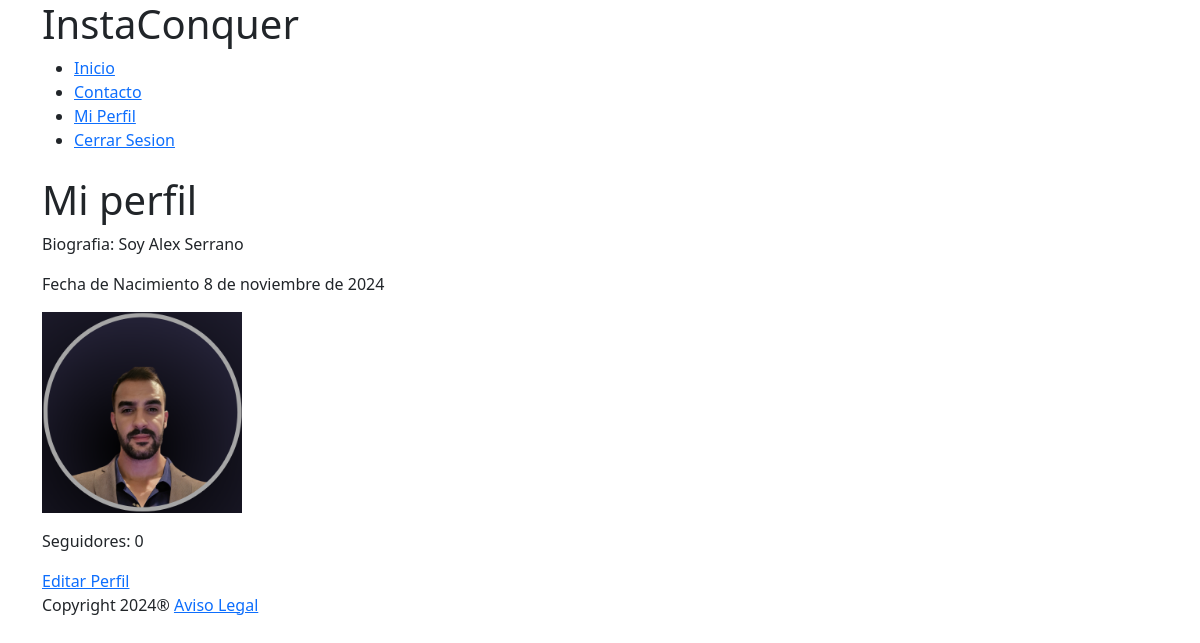
/profile/2/ (signed in), run on the app's committed database.
### profiles/models.py (models this page shows, shortened)
class UserProfile(models.Model):
    user = models.OneToOneField(User, on_delete=models.CASCADE, related_name='profile')
    profile_picture = models.ImageField('Imagen de Perfil', upload_to='profile_pictures/', blank=True, null=True)
    bio = models.TextField('Biografia', max_length=500, blank=True)
    birth_date = models.DateField('Fecha de nacimiento', null = True, blank = True)
    followers = models.ManyToManyField("self", symmetrical=False, related_name = 'following', through='Follow')
    class Meta:
        verbose_name = 'Perfil'
        verbose_name_plural = 'Perfiles'

### instagram/views.py (the view)
# urls.py: path('profile/<pk>/', ProfileDetailView.as_view(), name = 'profile_detail'),
class ProfileDetailView(DetailView):
    model = UserProfile
    template_name = "general/profile_detail.html"
    context_object_name = 'profile'

### instagram/templates/general/profile_detail.html (shortened to what this page needs)
{% extends "general/layout.html" %}
{% block page_content %}
    <div class="container">
        <h1>Mi perfil</h1>
        <p>Biografia: {{ profile.bio|default_if_none:"Sin Rellenar" }}</p>
        <p>Fecha de Nacimiento {{ profile.birth_date|default_if_none:"Sin Rellenar" }}</p>
        <p>
            {% if profile.profile_picture %}
                <img width="200" src="{{ profile.profile_picture.url }}" alt="">
            {% else %}
                No dispone de Imagen de Perfil
            {% endif %}
        </p>
        <p>Seguidores: {{ profile.following.count }}</p>
        <a href="{% url 'profile_update' profile.pk %}">Editar Perfil</a>
    </div>
{% endblock  %}

### data on the page
UserProfile: bio "Soy Alex Serrano", birth_date "8 de noviembre de 2024", profile_picture (picture), following.count "0"
